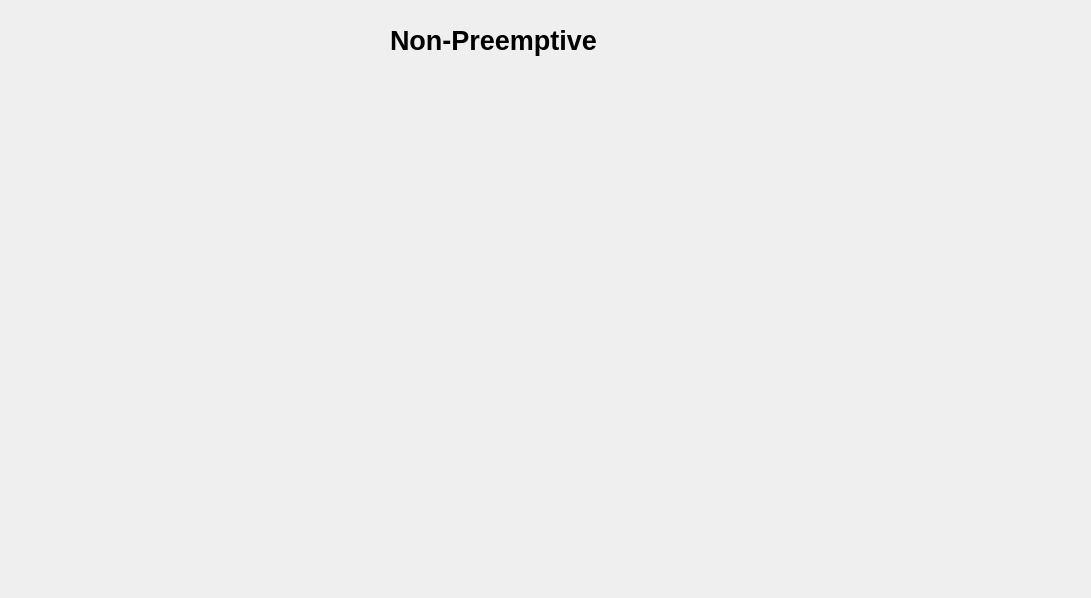
<?xml version="1.0" encoding="UTF-8"?>
<ui version="4.0">
 <class>NonPreemptive</class>
 <widget class="QWidget" name="NonPreemptive">
  <property name="geometry">
   <rect>
    <x>0</x>
    <y>0</y>
    <width>1091</width>
    <height>598</height>
   </rect>
  </property>
  <property name="windowTitle">
   <string>Form</string>
  </property>
  <widget class="QLabel" name="label">
   <property name="geometry">
    <rect>
     <x>390</x>
     <y>10</y>
     <width>351</width>
     <height>61</height>
    </rect>
   </property>
   <property name="font">
    <font>
     <pointsize>20</pointsize>
     <bold>true</bold>
    </font>
   </property>
   <property name="text">
    <string>Non-Preemptive</string>
   </property>
  </widget>
 </widget>
 <resources/>
 <connections/>
</ui>
